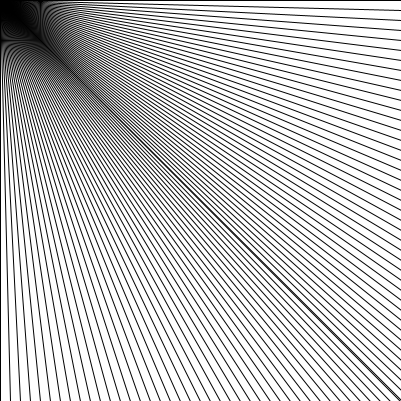
Frame 1 (no input)
Frame 60 (the mouse pressed at the canvas centre just before this capture): identical to frame 1, image omitted
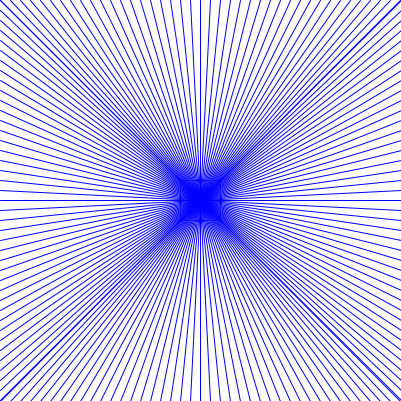
Frame 120 (the mouse held since frame 60 and released just before this capture)

The Processing sketch that drew these frames (run headless with seeded random() and noise(); from frame 60 on, the mouse is pressed at the canvas centre):

// Processing sketch: processing_170201
// ── processing_170201.pde

// Processing Final Project
// Made by Mr. Mueller
// November 5, 2014

int spacing = 10;  // sets how far apart the lines will be along the edge

void setup() {
  size(401, 401); // extra pixel for line drawn to corner
}

void draw() {
  background(255); // erases the background to avoid streaks
  checkCenter(25); // changes color with a center size of 25px

  // draws lines from top/bottom edges to mouse
  for (int x = 0; x < width; x += spacing) {
    line(x, 0, mouseX, mouseY);      // top
    line(x, height, mouseX, mouseY); // bottom
  }
  
  // draws lines from left/right edges to mouse
  for (int y = 0; y < height; y += spacing) {
    line(0, y, mouseX, mouseY);      // left
    line(width, y, mouseX, mouseY);  // right
  }
}

// changes color of lines depending on central location of mouse, or if the mouse is pressed
void checkCenter(int centerSize) {
  if (mouseX > width/2-centerSize && mouseX < width/2+centerSize &&    // within centerSize of mouseX on either side 
      mouseY > height/2-centerSize && mouseY < height/2+centerSize) {  // within centerSize of mouseY above or below
    stroke(0, 0, 255);       // blue
  } else if (mousePressed) { // only occurs when mouse is not in the center
    stroke(255, 0, 0);       // red
  } else stroke(0);          // black
}
